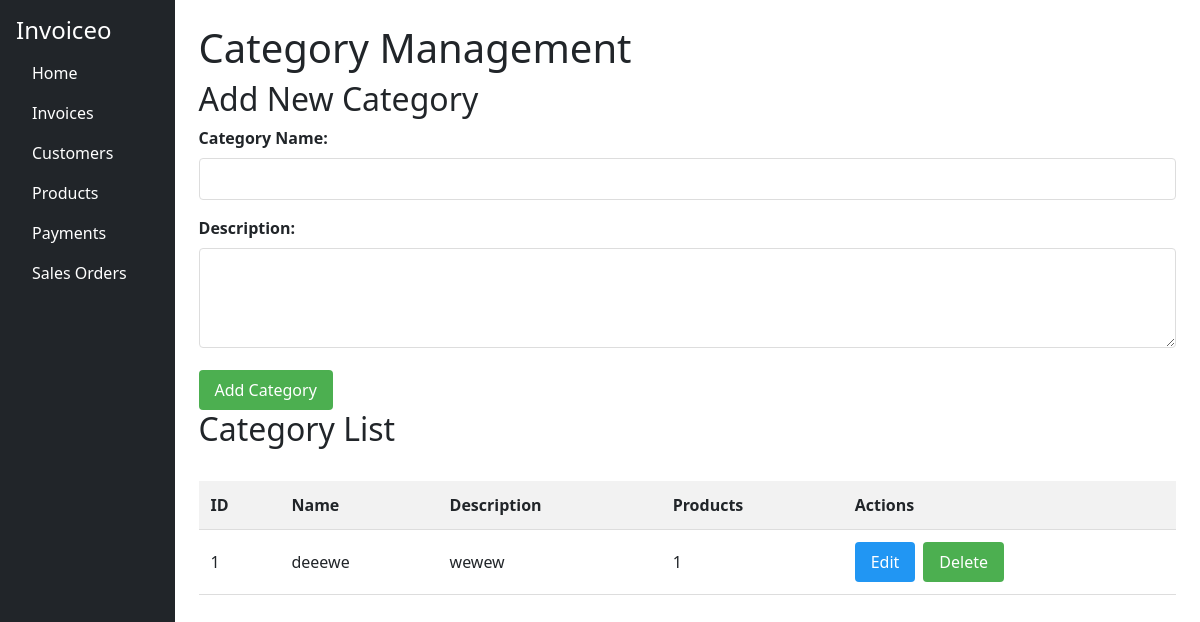
The page /categories on the database as committed earlier.
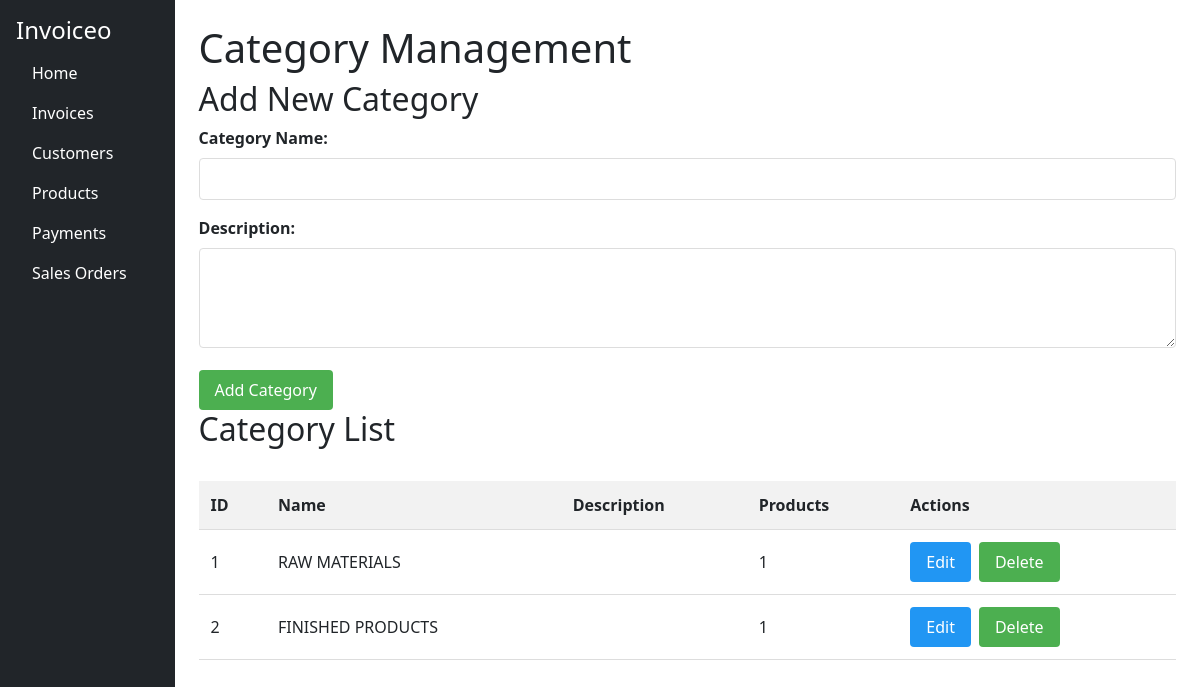
The same page on the database as committed later.
### app.py (models this page shows)
class Category(db.Model):
    id = db.Column(db.Integer, primary_key=True)
    name = db.Column(db.String(100), unique=True)
    description = db.Column(db.String(300))
    products = db.relationship('Product', backref='category')

### app.py (the view)
@app.route('/categories')
def categories():
    all_categories = Category.query.all()
    return render_template('categories.html', categories=all_categories)

### templates/categories.html
{% extends 'base.html' %}
{% block content %}
<h1>Category Management</h1>
<link rel="stylesheet" href="{{ url_for('static', filename='products.css') }}">
<h2>Add New Category</h2>
<form method="POST" action="/add_category">
    <div class="form-group">
        <label for="name">Category Name:</label>
        <input type="text" id="name" name="name" required>
    </div>
    <div class="form-group">
        <label for="description">Description:</label>
        <textarea id="description" name="description"></textarea>
    </div>
    <button type="submit">Add Category</button>
</form>
<h2>Category List</h2>
<table>
    <thead>
        <tr>
            <th>ID</th>
            <th>Name</th>
            <th>Description</th>
            <th>Products</th>
            <th>Actions</th>
        </tr>
    </thead>
    <tbody>
        {% for category in categories %}
        <tr>
            <td>{{ category.id }}</td>
            <td>{{ category.name }}</td>
            <td>{{ category.description }}</td>
            <td>{{ category.products|length }}</td>
            <td class="actions">
                <a href="{{ url_for('edit_category', id=category.id) }}" class="btn-edit">Edit</a>
                <form action="{{ url_for('delete_category', id=category.id) }}" method="POST">
                    <button type="submit" class="btn-delete" onclick="return confirm('Delete this category?')">Delete</button>
                </form>
            </td>
        </tr>
        {% endfor %}
    </tbody>
</table>
{% endblock %}

Rows that differ between the two databases and show on the page:
changed Category id 1: name "deeewe" → "RAW MATERIALS"; description "wewew" → (not shown)
added Category: id "2", name "FINISHED PRODUCTS", products|length "1"
